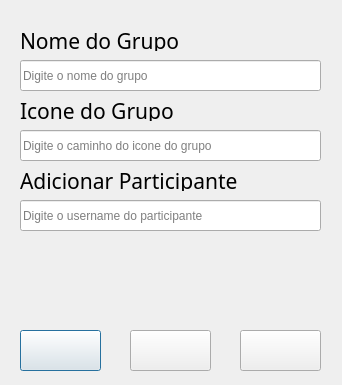
<?xml version="1.0" encoding="UTF-8"?>
<ui version="4.0">
 <class>CadConversas</class>
 <widget class="QDialog" name="CadConversas">
  <property name="geometry">
   <rect>
    <x>0</x>
    <y>0</y>
    <width>342</width>
    <height>385</height>
   </rect>
  </property>
  <property name="windowTitle">
   <string>Dialog</string>
  </property>
  <widget class="QPushButton" name="back">
   <property name="geometry">
    <rect>
     <x>20</x>
     <y>330</y>
     <width>81</width>
     <height>41</height>
    </rect>
   </property>
   <property name="text">
    <string/>
   </property>
  </widget>
  <widget class="QLabel" name="label_3">
   <property name="geometry">
    <rect>
     <x>20</x>
     <y>170</y>
     <width>251</width>
     <height>21</height>
    </rect>
   </property>
   <property name="font">
    <font>
     <family>STIXVariants</family>
     <pointsize>16</pointsize>
    </font>
   </property>
   <property name="text">
    <string>Adicionar Participante</string>
   </property>
  </widget>
  <widget class="QToolButton" name="clean">
   <property name="geometry">
    <rect>
     <x>130</x>
     <y>330</y>
     <width>81</width>
     <height>41</height>
    </rect>
   </property>
   <property name="text">
    <string/>
   </property>
  </widget>
  <widget class="QLabel" name="label_2">
   <property name="geometry">
    <rect>
     <x>20</x>
     <y>100</y>
     <width>181</width>
     <height>21</height>
    </rect>
   </property>
   <property name="font">
    <font>
     <family>STIXVariants</family>
     <pointsize>16</pointsize>
    </font>
   </property>
   <property name="text">
    <string>Icone do Grupo</string>
   </property>
  </widget>
  <widget class="QLineEdit" name="pName">
   <property name="geometry">
    <rect>
     <x>20</x>
     <y>200</y>
     <width>301</width>
     <height>31</height>
    </rect>
   </property>
   <property name="echoMode">
    <enum>QLineEdit::Normal</enum>
   </property>
   <property name="placeholderText">
    <string>Digite o username do participante</string>
   </property>
  </widget>
  <widget class="QPushButton" name="send">
   <property name="geometry">
    <rect>
     <x>240</x>
     <y>330</y>
     <width>81</width>
     <height>41</height>
    </rect>
   </property>
   <property name="text">
    <string/>
   </property>
  </widget>
  <widget class="QLineEdit" name="icon">
   <property name="geometry">
    <rect>
     <x>20</x>
     <y>130</y>
     <width>301</width>
     <height>31</height>
    </rect>
   </property>
   <property name="echoMode">
    <enum>QLineEdit::Normal</enum>
   </property>
   <property name="placeholderText">
    <string>Digite o caminho do icone do grupo</string>
   </property>
  </widget>
  <widget class="QLineEdit" name="gName">
   <property name="geometry">
    <rect>
     <x>20</x>
     <y>60</y>
     <width>301</width>
     <height>31</height>
    </rect>
   </property>
   <property name="echoMode">
    <enum>QLineEdit::Normal</enum>
   </property>
   <property name="placeholderText">
    <string>Digite o nome do grupo</string>
   </property>
  </widget>
  <widget class="QLabel" name="label_4">
   <property name="geometry">
    <rect>
     <x>20</x>
     <y>30</y>
     <width>181</width>
     <height>21</height>
    </rect>
   </property>
   <property name="font">
    <font>
     <family>STIXVariants</family>
     <pointsize>16</pointsize>
    </font>
   </property>
   <property name="text">
    <string>Nome do Grupo</string>
   </property>
  </widget>
 </widget>
 <tabstops>
  <tabstop>gName</tabstop>
  <tabstop>icon</tabstop>
  <tabstop>pName</tabstop>
  <tabstop>send</tabstop>
  <tabstop>clean</tabstop>
  <tabstop>back</tabstop>
 </tabstops>
 <resources/>
 <connections/>
</ui>
